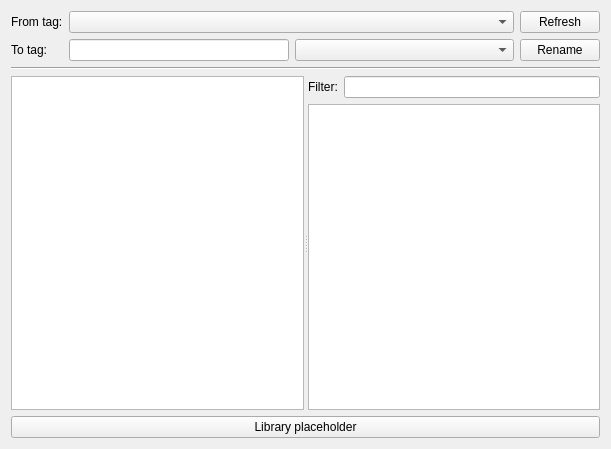
<?xml version="1.0" encoding="UTF-8"?>
<ui version="4.0">
 <class>TagRename</class>
 <widget class="QWidget" name="TagRename">
  <property name="geometry">
   <rect>
    <x>0</x>
    <y>0</y>
    <width>611</width>
    <height>449</height>
   </rect>
  </property>
  <property name="windowTitle">
   <string>Tag rename</string>
  </property>
  <layout class="QVBoxLayout" name="verticalLayout_3">
   <item>
    <layout class="QHBoxLayout" name="horizontalLayout_2">
     <item>
      <layout class="QFormLayout" name="formLayout">
       <item row="0" column="0">
        <widget class="QLabel" name="label">
         <property name="text">
          <string>From tag:</string>
         </property>
        </widget>
       </item>
       <item row="0" column="1">
        <widget class="QComboBox" name="fromComboBox"/>
       </item>
       <item row="1" column="0">
        <widget class="QLabel" name="label_2">
         <property name="text">
          <string>To tag:</string>
         </property>
        </widget>
       </item>
       <item row="1" column="1">
        <layout class="QHBoxLayout" name="horizontalLayout">
         <item>
          <widget class="QLineEdit" name="toLineEdit"/>
         </item>
         <item>
          <widget class="QComboBox" name="toComboBox">
           <property name="sizePolicy">
            <sizepolicy hsizetype="Expanding" vsizetype="Fixed">
             <horstretch>0</horstretch>
             <verstretch>0</verstretch>
            </sizepolicy>
           </property>
          </widget>
         </item>
        </layout>
       </item>
      </layout>
     </item>
     <item>
      <layout class="QVBoxLayout" name="verticalLayout_2">
       <item>
        <widget class="QPushButton" name="refreshButton">
         <property name="text">
          <string>Refresh</string>
         </property>
        </widget>
       </item>
       <item>
        <widget class="QPushButton" name="renameButton">
         <property name="text">
          <string>Rename</string>
         </property>
        </widget>
       </item>
      </layout>
     </item>
    </layout>
   </item>
   <item>
    <widget class="Line" name="line">
     <property name="orientation">
      <enum>Qt::Horizontal</enum>
     </property>
    </widget>
   </item>
   <item>
    <widget class="QSplitter" name="splitter">
     <property name="sizePolicy">
      <sizepolicy hsizetype="Expanding" vsizetype="Expanding">
       <horstretch>0</horstretch>
       <verstretch>0</verstretch>
      </sizepolicy>
     </property>
     <property name="orientation">
      <enum>Qt::Horizontal</enum>
     </property>
     <widget class="QTextEdit" name="textEdit"/>
     <widget class="QWidget" name="layoutWidget">
      <layout class="QVBoxLayout" name="verticalLayout">
       <item>
        <layout class="QFormLayout" name="formLayout_2">
         <item row="0" column="0">
          <widget class="QLabel" name="label_3">
           <property name="text">
            <string>Filter:</string>
           </property>
          </widget>
         </item>
         <item row="0" column="1">
          <widget class="QLineEdit" name="filterLineEdit"/>
         </item>
        </layout>
       </item>
       <item>
        <widget class="QTreeView" name="treeView"/>
       </item>
      </layout>
     </widget>
    </widget>
   </item>
   <item>
    <widget class="QPushButton" name="libraryPlaceholder">
     <property name="text">
      <string>Library placeholder</string>
     </property>
    </widget>
   </item>
  </layout>
 </widget>
 <resources/>
 <connections/>
</ui>
